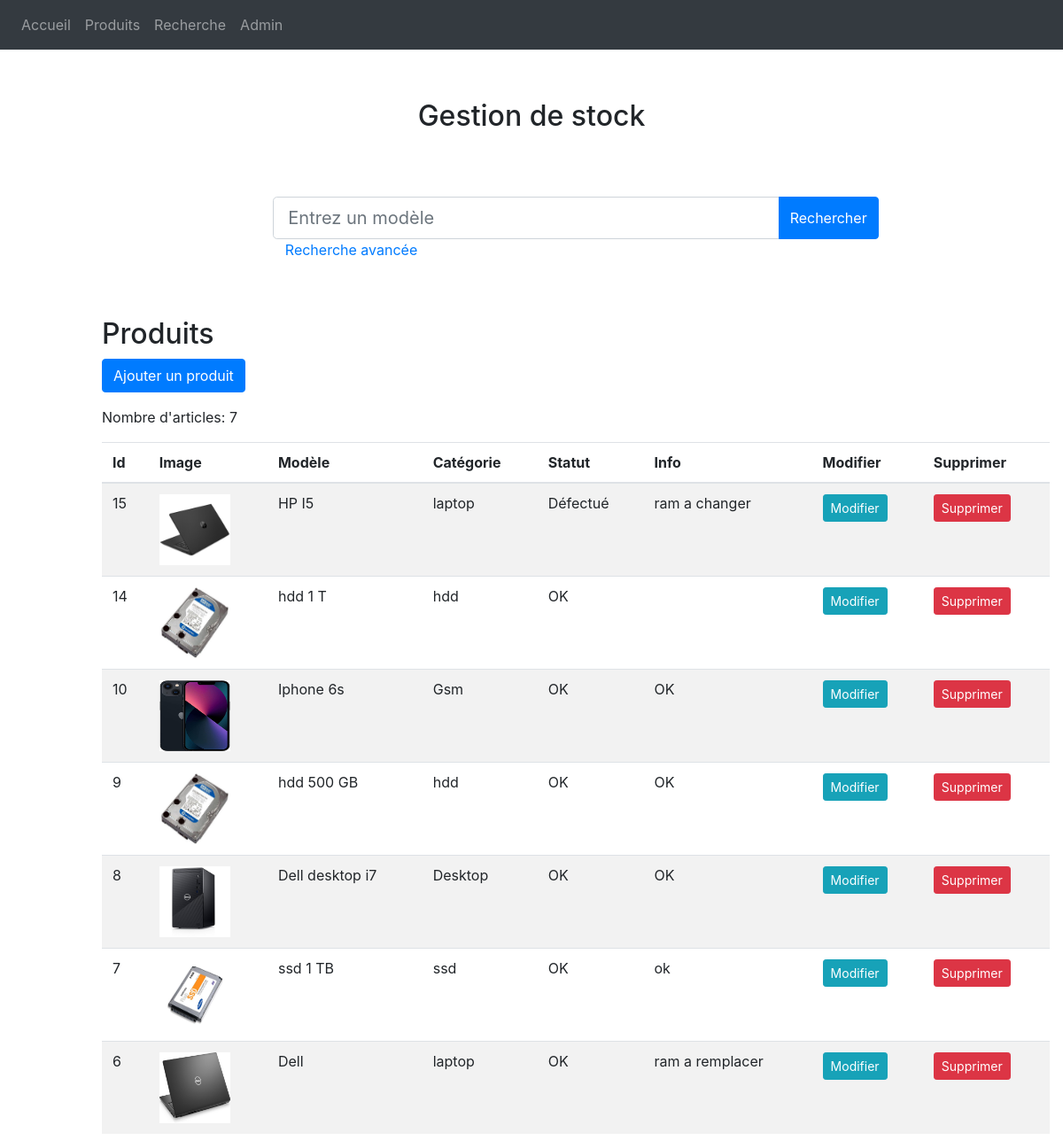
The app's page /product/ with its own data.
### main/models.py (models this page shows, shortened)
class Product(models.Model):
	model = models.CharField("Modèle",max_length=100)
	categorie = models.ForeignKey(Categorie, on_delete=models.CASCADE)
	date_created = models.DateTimeField(default=datetime.now, blank=True)
	image = models.ImageField("Ajouter une image",upload_to='image/% Y/% m/% d/', blank = True)
	STATUS =(
			('OK', 'OK'),
			('Défectueux', 'Défectueux'))
	status = models.CharField("statut",max_length=200, null=True, choices=STATUS)
	info = models.CharField("Info", max_length=500, blank=True)

class Categorie(models.Model):
	categorie = models.CharField("Catégorie",max_length=100)
	date_created = models.DateTimeField(auto_now_add=True, null=True)
	def __str__(self):
		return self.categorie

### main/views.py (the view)
# urls.py: path('product/', views.product_list, name='product_list'),
def product_list(request):
    if 'q' in request.GET:
        q=request.GET['q']
        quests=Product.objects.annotate(total_comments=Count('model')).filter(model__icontains=q).order_by('-id')
        lenquest = len(quests)
    else:
        quests=Product.objects.annotate(total_comments=Count('model')).all().order_by('-id')
        print('2',len(quests))
        lenquest = len(quests)
    paginator=Paginator(quests,10)
    page_num=request.GET.get('page',1)
    quests=paginator.page(page_num)
    return render(request,'main/product_list.html',{'quests':quests, 'lenquest':lenquest,})

### main/templates/main/product_list.html (shortened to what this page needs)
{% extends "main/base.html" %}
{% block content %}
<br><br>
<center><h2 class="mt-2 bigtitle">Gestion de stock</h2></center>
<div class="left">
	<div class="col-auto">
		<table width="40%" class="table table-striped">
			<thead>
				<tr>
					<th >Id</th>
					<th>Image</th>
                	<th>Modèle</th>
                  	<th >Catégorie</th>
                  	<th>Statut</th>
					<th>Info</th>
                  	<th>Modifier</th>
                  	<th>Supprimer</th>
				</tr>
            </thead>
            <div class="container py-5">
                <div class="row">
                    <div class="col-md-8 offset-2">
                        <form>
                            <div class="input-group">
                                <input type="text" name="q" class="form-control form-control-lg" placeholder="Entrez un modèle" />
                                <div class="input-group-append">
									<button class="btn btn-primary" type="submit" id="button-addon2">Rechercher</button>
                                </div>
                            </div>
                        </form>
                        <p><a style="" href="/search">&nbsp&nbsp&nbspRecherche avancée</a></p>
					</div>
                </div>
            </div>
            <div>
            {% block content_header %}
            	<h2>Produits</h2>
              	<p>
                <a href="{% url 'upload_product' %}" class="btn btn-primary">Ajouter un produit</a>
              	</p>
            {% endblock %}
            </div>
            <tbody>
		<p> Nombre d'articles: {{ lenquest }} </p>
            {% for product in quests %}
                <tr>
					<td>{{ product.id }}</td>
					<td>
						<a href="{{ product.image.url }}"  target="_blank">
						  <img src="{{ product.image.url }}" alt="home" width="80" height="80" />
						</a>
					  </td>
                    <td>{{ product.model }}</td>
                    <td>{{ product.categorie }}</td>
                    <td>{{ product.status }}</td>
					<td>{{ product.info }}</td>
                    <td><a class="btn btn-sm btn-info" href="{% url 'update_product' product.id %}">Modifier</a></td>
                    <td><a class="btn btn-sm btn-danger" href="{% url 'delete_product' product.id %}">Supprimer</a></td>
                </tr>
            {% endfor %}
            </tbody>
        </table>
    </div>
</div>
{% endblock %}

### main/templates/main/base.html (shortened to what this page needs)
{% load static%}
<html lang="fr">
	<head>
		<link rel="stylesheet" href="https://stackpath.bootstrapcdn.com/bootstrap/4.3.1/css/bootstrap.min.css">
		<link rel="stylesheet" href="{% static 'css/style.css' %}">
	</head>
	<nav class="navbar navbar-expand-sm bg-dark navbar-dark">
		<ul class="navbar-nav ">
		  <li class="nav-item ">
			<a class="nav-link " href="/">Accueil</a>
		  </li>
		  <li class="nav-item">
			<a class="nav-link " href="{% url 'product_list' %}">Produits</a>
		  </li>
		  <li class="nav-item">
			<a class="nav-link" href="{% url 'search_list'%}">Recherche</a>
		  </li>
		  <li class="nav-item">
			<a class="nav-link" href="/admin"> Admin</a>
		  </li>
		</ul>
	  </nav>
	<body>
		{% block content %}
		{% endblock %}
 	</body>
 </html>

### main/static/css/style.css (style rules this page uses)
.left { margin-left:100px; margin-right: 0px; }

### records on screen
Product: id "15", image (picture), model "HP I5", categorie "laptop", status "Défectué", info "ram a changer"
Product: id "14", image (picture), model "hdd 1 T", categorie "hdd", status "OK"
Product: id "10", image (picture), model "Iphone 6s", categorie "Gsm", status "OK", info "OK"
Product: id "9", image (picture), model "hdd 500 GB", categorie "hdd", status "OK", info "OK"
Product: id "8", image (picture), model "Dell desktop i7", categorie "Desktop", status "OK", info "OK"
Product: id "7", image (picture), model "ssd 1 TB", categorie "ssd", status "OK", info "ok"
Product: id "6", image (picture), model "Dell", categorie "laptop", status "OK", info "ram a remplacer"

### other values on screen
{{ lenquest }} "7"
